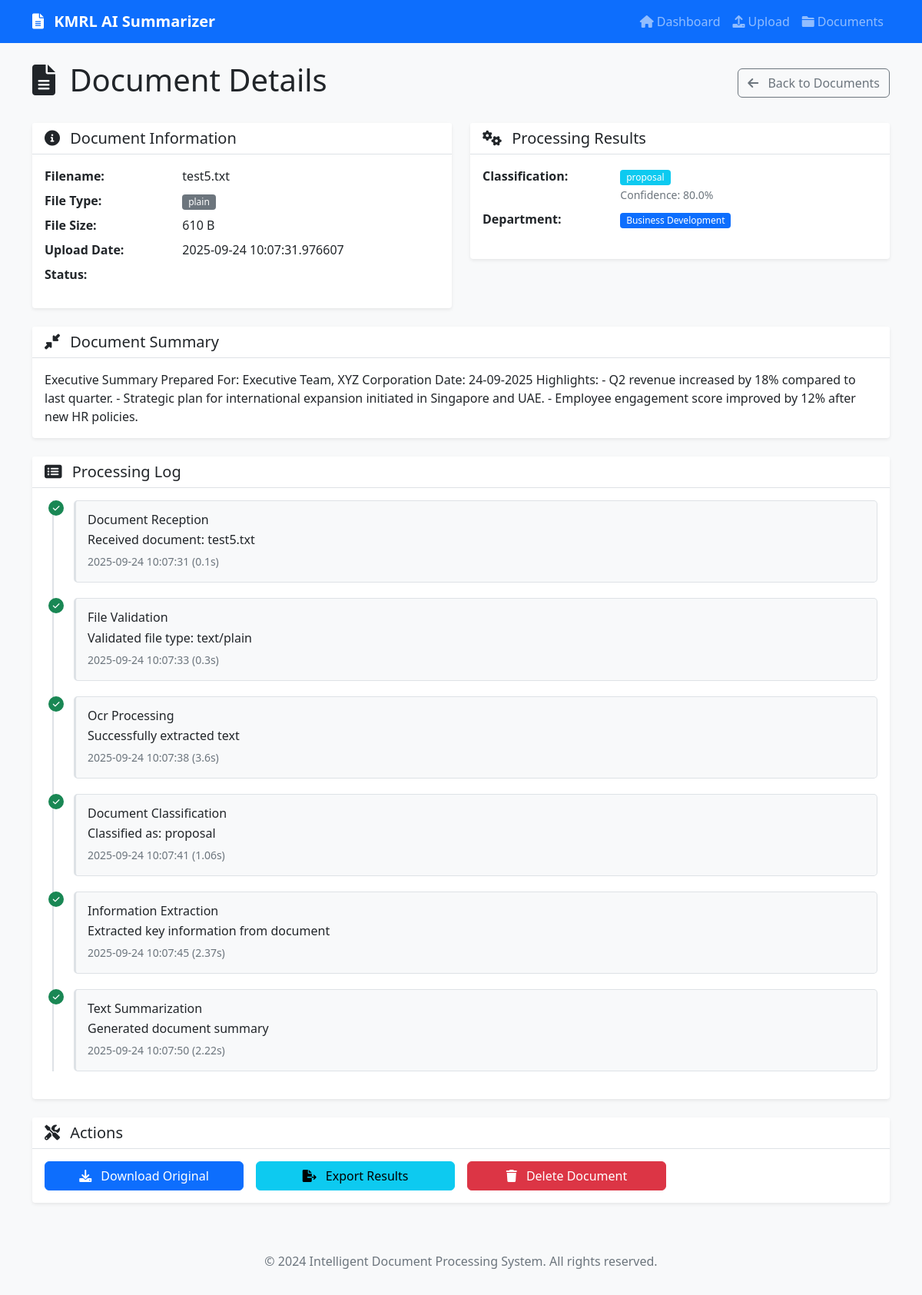
The page /document/5 on the database its author committed.
### app.py (models this page shows, shortened)
class Document(db.Model):
    id = db.Column(db.Integer, primary_key=True)
    filename = db.Column(db.String(255), nullable=False)
    original_filename = db.Column(db.String(255), nullable=False)
    file_type = db.Column(db.String(50))
    file_size = db.Column(db.Integer)
    upload_date = db.Column(db.DateTime, default=datetime.utcnow)
    status = db.Column(db.String(50), default='uploaded')
    extracted_text = db.Column(db.Text)
    summary = db.Column(db.Text)
    document_type = db.Column(db.String(100))
    confidence_score = db.Column(db.Float)
    department = db.Column(db.String(100))

### app.py (the view)
@app.route('/document/<int:doc_id>')
def document_detail(doc_id):
    document = Document.query.get_or_404(doc_id)
    logs = []
    if document.status in ['processed', 'complete', 'failed']:
        import random
        from datetime import timedelta
        reception_time = document.upload_date
        logs.append({
            'module': 'document reception',
            'message': f'Received document: {document.original_filename}',
            'status': 'completed',
            'timestamp': reception_time.strftime('%Y-%m-%d %H:%M:%S'),
            'processing_time': 0.1
        })
        validation_time = reception_time + timedelta(seconds=2)
        logs.append({
            'module': 'file validation',
            'message': f'Validated file type: {document.file_type}',
            'status': 'completed',
            'timestamp': validation_time.strftime('%Y-%m-%d %H:%M:%S'),
            'processing_time': 0.3
        })
        ocr_time = validation_time + timedelta(seconds=5)
        ocr_status = 'completed' if document.extracted_text else 'failed'
        ocr_message = 'Successfully extracted text' if document.extracted_text else 'Failed to extract text'
        logs.append({
            'module': 'OCR processing',
            'message': ocr_message,
            'status': ocr_status,
            'timestamp': ocr_time.strftime('%Y-%m-%d %H:%M:%S'),
            'processing_time': random.uniform(1.5, 8.0)
        })
        if ocr_status == 'completed':
            classification_time = ocr_time + timedelta(seconds=3)
            logs.append({
                'module': 'document classification',
                'message': f'Classified as: {document.document_type or "Unknown"}',
                'status': 'completed',
                'timestamp': classification_time.strftime('%Y-%m-%d %H:%M:%S'),
                'processing_time': random.uniform(0.8, 2.5)
            })
            extraction_time = classification_time + timedelta(seconds=4)
            logs.append({
                'module': 'information extraction',
                'message': 'Extracted key information from document',
                'status': 'completed',
                'timestamp': extraction_time.strftime('%Y-%m-%d %H:%M:%S'),
                'processing_time': random.uniform(1.2, 3.0)
            })
            if document.summary:
                summary_time = extraction_time + timedelta(seconds=5)
                logs.append({
                    'module': 'text summarization',
                    'message': 'Generated document summary',
                    'status': 'completed',
                    'timestamp': summary_time.strftime('%Y-%m-%d %H:%M:%S'),
                    'processing_time': random.uniform(2.0, 5.0)
                })
    return render_template('document_detail.html', document=document, logs=logs)

### frontend/templates/document_detail.html (shortened to what this page needs)
{% extends "base.html" %}
{% block content %}
<div class="row">
    <div class="col-12">
        <div class="d-flex justify-content-between align-items-center mb-4">
            <h1>
                <i class="fas fa-file-alt me-2"></i>
                Document Details
            </h1>
            <div>
                <a href="{{ url_for('documents') }}" class="btn btn-outline-secondary">
                    <i class="fas fa-arrow-left me-2"></i>
                    Back to Documents
                </a>
            </div>
        </div>
    </div>
</div>
<div class="row">
    <div class="col-md-6">
        <div class="card">
            <div class="card-header">
                <h5 class="mb-0">
                    <i class="fas fa-info-circle me-2"></i>
                    Document Information
                </h5>
            </div>
            <div class="card-body">
                <dl class="row">
                    <dt class="col-sm-4">Filename:</dt>
                    <dd class="col-sm-8">{{ document.original_filename }}</dd>
                    <dt class="col-sm-4">File Type:</dt>
                    <dd class="col-sm-8">
                        <span class="badge bg-secondary">
                            {{ document.file_type.split('/')[-1] if document.file_type else 'unknown' }}
                        </span>
                    </dd>
                    <dt class="col-sm-4">File Size:</dt>
                    <dd class="col-sm-8">
                        {% if document.file_size %}
                            {% if document.file_size < 1024 %}
                                {{ document.file_size }} B
                            {% elif document.file_size < 1048576 %}
                                {{ "%.1f"|format(document.file_size/1024) }} KB
                            {% elif document.file_size < 1073741824 %}
                                {{ "%.1f"|format(document.file_size/1048576) }} MB
                            {% else %}
                                {{ "%.1f"|format(document.file_size/1073741824) }} GB
                            {% endif %}
                        {% else %}
                            Unknown
                        {% endif %}
                    </dd>
                    <dt class="col-sm-4">Upload Date:</dt>
                    <dd class="col-sm-8">
                        {% if document.upload_date %}
                            {{ document.upload_date }}
                        {% else %}
                            N/A
                        {% endif %}
                    </dd>
                    <dt class="col-sm-4">Status:</dt>
                    <dd class="col-sm-8">
                    </dd>
                </dl>
            </div>
        </div>
    </div>
    <div class="col-md-6">
        <div class="card">
            <div class="card-header">
                <h5 class="mb-0">
                    <i class="fas fa-cogs me-2"></i>
                    Processing Results
                </h5>
            </div>
            <div class="card-body">
                <dl class="row">
                    <dt class="col-sm-4">Classification:</dt>
                    <dd class="col-sm-8">
                        {% if document.document_type %}
                            <span class="badge bg-info">{{ document.document_type }}</span>
                            {% if document.confidence_score %}
                                <br><small class="text-muted">
                                    Confidence: {{ (document.confidence_score * 100)|round(1) }}%
                                </small>
                            {% endif %}
                        {% else %}
                            <span class="text-muted">Not classified</span>
                        {% endif %}
                    </dd>
                    <dt class="col-sm-4">Department:</dt>
                    <dd class="col-sm-8">
                        {% if document.department %}
                            <span class="badge bg-primary">{{ document.department }}</span>
                        {% else %}
                            <span class="text-muted">Not routed</span>
                        {% endif %}
                    </dd>
                </dl>
            </div>
        </div>
    </div>
</div>
{% if document.summary %}
<div class="row mt-4">
    <div class="col-12">
        <div class="card">
            <div class="card-header">
                <h5 class="mb-0">
                    <i class="fas fa-compress-alt me-2"></i>
                    Document Summary
                </h5>
            </div>
            <div class="card-body">
                <p class="card-text">{{ document.summary }}</p>
            </div>
        </div>
    </div>
</div>
{% endif %}
<div class="row mt-4">
    <div class="col-12">
        <div class="card">
            <div class="card-header">
                <h5 class="mb-0">
                    <i class="fas fa-list-alt me-2"></i>
                    Processing Log
                </h5>
            </div>
            <div class="card-body">
                {% if logs %}
                    <div class="timeline">
                        {% for log in logs %}
                            <div class="timeline-item">
                                <div class="timeline-marker
                                    {% if log.status == 'completed' %}bg-success
                                    {% elif log.status == 'failed' %}bg-danger
                                    {% elif log.status == 'started' %}bg-primary
                                    {% else %}bg-warning{% endif %}">
                                    {% if log.status == 'completed' %}
                                        <i class="fas fa-check"></i>
                                    {% elif log.status == 'failed' %}
                                        <i class="fas fa-times"></i>
                                    {% elif log.status == 'started' %}
                                        <i class="fas fa-play"></i>
                                    {% else %}
                                        <i class="fas fa-clock"></i>
                                    {% endif %}
                                </div>
                                <div class="timeline-content">
                                    <h6 class="mb-1">{{ log.module|title }}</h6>
                                    <p class="mb-1">{{ log.message }}</p>
                                    <small class="text-muted">
                                        {% if log.timestamp %}
                                            {{ log.timestamp }}
                                        {% endif %}
                                        {% if log.processing_time %}
                                            ({{ log.processing_time|round(2) }}s)
                                        {% endif %}
                                    </small>
                                </div>
                            </div>
                        {% endfor %}
                    </div>
                {% else %}
                    <div class="text-center text-muted py-3">
                        <i class="fas fa-clipboard-list fa-2x mb-2"></i>
                        <p>No processing logs available</p>
                    </div>
                {% endif %}
            </div>
        </div>
    </div>
</div>
<div class="row mt-4">
    <div class="col-12">
        <div class="card">
            <div class="card-header">
                <h5 class="mb-0">
                    <i class="fas fa-tools me-2"></i>
                    Actions
                </h5>
            </div>
            <div class="card-body">
                <div class="row g-3">
                    <div class="col-md-3">
                        <button class="btn btn-primary w-100" onclick="downloadDocument()">
                            <i class="fas fa-download me-2"></i>
                            Download Original
                        </button>
                    </div>
                    <div class="col-md-3">
                        <button class="btn btn-info w-100" onclick="exportResults()">
                            <i class="fas fa-file-export me-2"></i>
                            Export Results
                        </button>
                    </div>
                    <div class="col-md-3">
                        <button class="btn btn-danger w-100" onclick="deleteDocument()">
                            <i class="fas fa-trash me-2"></i>
                            Delete Document
                        </button>
                    </div>
                </div>
            </div>
        </div>
    </div>
</div>
{% endblock %}

### frontend/static/css/style.css (style rules this page uses)
:root { --primary-color: #0d6efd; --secondary-color: #6c757d; --success-color: #198754; --warning-color: #ffc107; --danger-color: #dc3545; --info-color: #0dcaf0; --light-color: #f8f9fa; --dark-color: #212529; }
body { font-family: 'Segoe UI', Tahoma, Geneva, Verdana, sans-serif; background-color: #f8f9fa; }
.card { border: none; box-shadow: 0 0.125rem 0.25rem rgba(0, 0, 0, 0.075); transition: box-shadow 0.15s ease-in-out; }
.card-header { background-color: #fff; border-bottom: 1px solid #dee2e6; font-weight: 600; }
.badge { font-size: 0.75em; font-weight: 500; }
.btn { font-weight: 500; border-radius: 0.375rem; transition: all 0.15s ease-in-out; }
.timeline { position: relative; padding-left: 2rem; }
.timeline::before { content: ''; position: absolute; left: 0.625rem; top: 0; bottom: 0; width: 2px; background: #dee2e6; }
.timeline-item { position: relative; margin-bottom: 1.5rem; }
.timeline-marker { position: absolute; left: -1.75rem; width: 1.5rem; height: 1.5rem; border-radius: 50%; display: flex; align-items: center; justify-content: center; color: white; font-size: 0.75rem; z-index: 1; }
.timeline-content { background: #fff; padding: 1rem; border-radius: 0.5rem; border: 1px solid #dee2e6; margin-left: 0.5rem; }

### frontend/templates/document_detail.html (style rules this page uses)
.timeline { position: relative; padding-left: 30px; }
.timeline::before { content: ''; position: absolute; left: 10px; top: 0; bottom: 0; width: 2px; background: #dee2e6; }
.timeline-item { position: relative; margin-bottom: 20px; }
.timeline-marker { position: absolute; left: -25px; width: 20px; height: 20px; border-radius: 50%; display: flex; align-items: center; justify-content: center; color: white; font-size: 10px; }
.timeline-content { background: #f8f9fa; padding: 15px; border-radius: 5px; border-left: 3px solid #dee2e6; }

### rows shown on the page
Document: original_filename "test5.txt", file_type "plain", file_size "610", upload_date "2025-09-24 10:07:31.976607", document_type "proposal", (document.confidence_score*100)|round(1) "80.0", department "Business Development", summary "Executive Summary Prepared For: Executive Team, XYZ Corporation Date: 24-09-2025 Highlights: - Q2 revenue increased by 18% compared to last quarter. - Strategic plan for international expansion initiated in Singapore and UAE. - Employee engagement score improved by 12% after new HR policies."

### other values the page prints
{{ log.module|title }} "Document Reception" "File Validation" "Ocr Processing" "Document Classification" "Information Extraction" "Text Summarization"
{{ log.message }} "Received document: test5.txt" "Validated file type: text/plain" "Successfully extracted text" "Classified as: proposal" "Extracted key information from document" "Generated document summary"
{{ log.timestamp }} "2025-09-24 10:07:31" "2025-09-24 10:07:33" "2025-09-24 10:07:38" "2025-09-24 10:07:41" "2025-09-24 10:07:45" "2025-09-24 10:07:50"
{{ log.processing_time|round(2) }} "0.1" "0.3" "3.6" "1.06" "2.37" "2.22"
